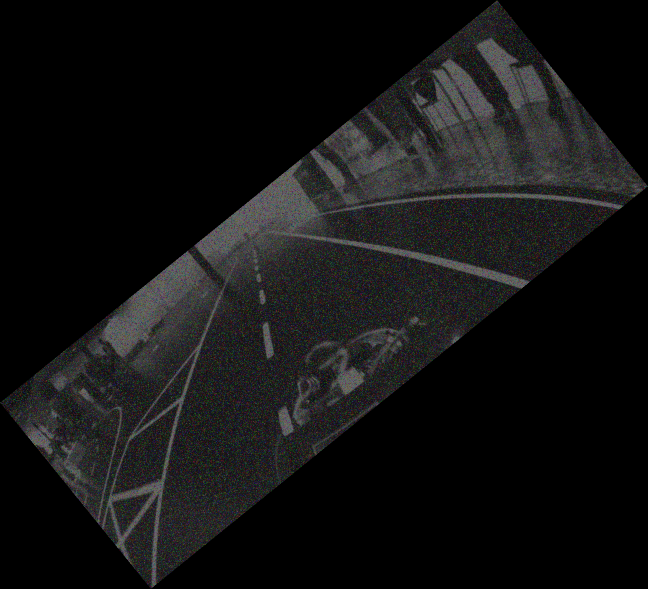
#> input picture ledu1011.png, 1296 x 1178 px (shown at 1/2 size)
$ python studienleistung.py
#> lines starting #> are read from the running program, lines starting #| are printed output that depends on the picture; after the words box and inside, x2 and y2 are one past the last pixel; in counts of white or black regions, pixels touching at a corner belong together
import cv2
import numpy as np

# function to display the coordinates of
# of the points clicked on the image
def click_event(event, x, y, flags, params):

    # checking for left mouse clicks
    if event == cv2.EVENT_LBUTTONDOWN:

        # displaying the coordinates
        # on the Shell
        print(x, ' ', y)

        # displaying the coordinates
        # on the image window
        font = cv2.FONT_HERSHEY_SIMPLEX
        cv2.putText(img, str(x) + ',' +
                    str(y), (x,y), font,
                    1, (255, 0, 0), 2)
        cv2.imshow('image', img)

    # checking for right mouse clicks
    if event==cv2.EVENT_RBUTTONDOWN:

        # displaying the coordinates
        # on the Shell
        print(x, ' ', y)

        # displaying the coordinates
        # on the image window
        font = cv2.FONT_HERSHEY_SIMPLEX
        b = img[y, x, 0]
        g = img[y, x, 1]
        r = img[y, x, 2]
        cv2.putText(img, str(b) + ',' +
                    str(g) + ',' + str(r),
                    (x,y), font, 1,
                    (255, 255, 0), 2)
        cv2.imshow('image', img)

if __name__=="__main__":
    img = cv2.imread("ledu1011.png")
#> img is the input picture: shape (1178, 1296, 3); mean B, G, R 18.9, 18.9, 18.9
    img = cv2.resize(img, (0,0), fx=0.9, fy=0.9) #resize, damit zum Bildschirm passt
#> img: shape (1060, 1166, 3)
    cv2.imshow("Original", img)

    height, width, channels = img.shape
#> height = 1060; width = 1166; channels = 3
    print (height, width, channels) #1178 1296 3
#| 1060 1166 3

    #affine Transformation für Rotation um den Winkel alpha
    center = (width // 2, height // 2)  # Center of the image
#> center = (583, 530)
    angle = -39
    #alpha = np.radians(angle) # Winkel in Radianten umrechnen
    rotation_matrix = cv2.getRotationMatrix2D(center, angle, 1.0)
    imRotation = cv2.warpAffine(img, rotation_matrix, (width, height))
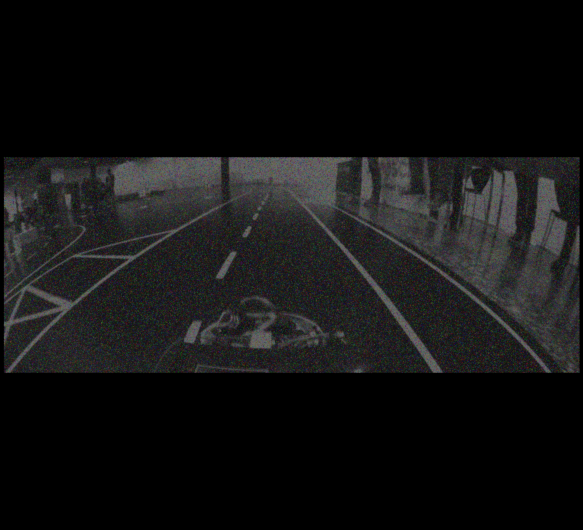
#> imRotation: shape (1060, 1166, 3) (shown at 1/2 size); mean B, G, R 18.9, 18.8, 18.9

    #Zuschneiden eines Bereichs von (x1, y1) nach (x2, y2)
    x1, y1 = 11, 317  # obere linke Ecke des Zuschneidens
    x2, y2 = 1156, 747  # untere rechte Ecke des Zuschneidens

    # Zuschneiden des Bildes
    imRotation = imRotation[y1:y2, x1:x2]
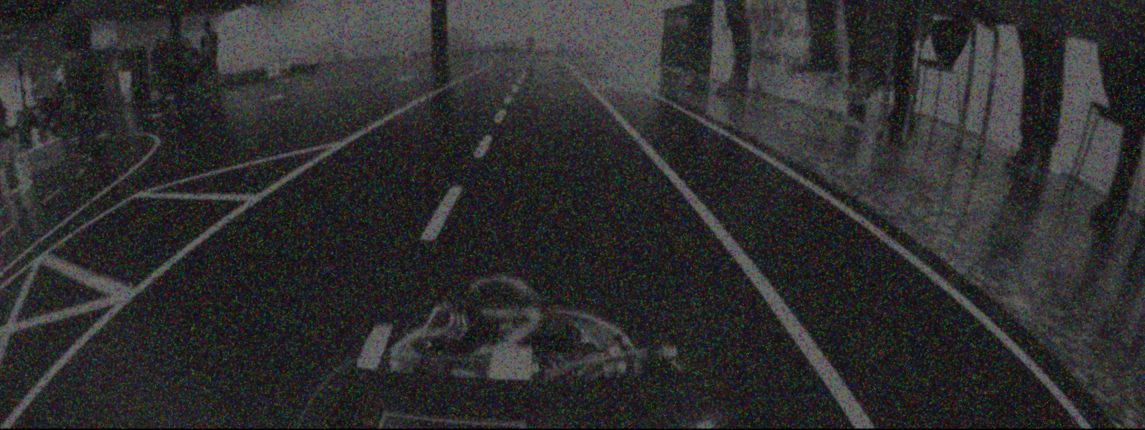
#> imRotation: shape (430, 1145, 3); mean B, G, R 46.7, 46.7, 46.7

    cv2.imwrite("1_Image_affine_Transform.png", imRotation)
    cv2.imshow("1_Image_affine_Transform.png", imRotation)

    # setting mouse handler for the image
    # and calling the click_event() function
    #cv2.setMouseCallback('1_Image_affine_Transform.png', click_event)

    # neue Bilddimensionen (Höhe und Breite)
    (height, width) = imRotation.shape[:2]
#> height = 430; width = 1145
    print (height, width) #430 1145
#| 430 1145

    # Bestimmen der vier Eckpunkte im Originalbild (die Eckpunkte eines Vierecks auf der Straße)
    src_points = np.float32([
        [379, 122],    # oben links
        [11, 420],   # unten links
        [625, 124],   # oben rechts
        [867, 425]  # unten rechts
    ])

    # Bestimmen der vier Zielpunkte im transformierten Bild (Vogelperspektive)
    dst_points = np.float32([
        [350, 30],     # oben links
        [350, height],     # unten links
        [width-350, 30],   # oben rechts
        [width-350, height]   # unten rechts
    ])

    # Berechnung der Projektionsmatrix
    M = cv2.getPerspectiveTransform(src_points, dst_points)

    # Bestimmen der Größe des Ausgabebildes
    output_size = (width, height)
#> output_size = (1145, 430)

    # Anwenden der Perspektivtransformation
    im_Vogelperspektive = cv2.warpPerspective(imRotation, M, output_size)

    # Speichern des transformierten Bildes
    cv2.imwrite('2_Image_Projektive_Transformation.png', im_Vogelperspektive)
    cv2.imshow('2_Image_Projektive_Transformation.png', im_Vogelperspektive)

    #Umwandlung in Graustufenbild
    gray_image = cv2.cvtColor(im_Vogelperspektive, cv2.COLOR_BGR2GRAY)

    #Glättung mit einem Gauß-Filter
    smooth_image = cv2.GaussianBlur(gray_image, (5, 5), 35)

    #das Bild auch mit einem Schwellenwert versehen, um es zu binärisieren und alle Pixel in Schwarz oder Weiß zu trennen
    ret2,th2 = cv2.threshold(smooth_image,0,255,cv2.THRESH_BINARY+cv2.THRESH_OTSU)
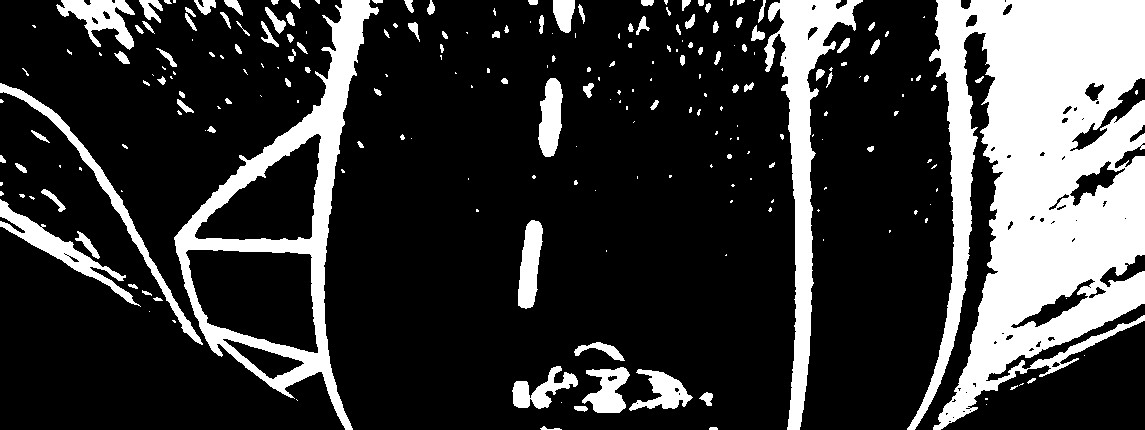
#> th2: shape (430, 1145); 22.1% white; 233 white regions (125 under 20 px), largest, box (x1, y1, x2, y2) and area: (907, 0, 1145, 430) 61108, (174, 0, 379, 430) 15998, (764, 0, 863, 430) 10510
#> ret2 = 48

    kernel = np.ones((3, 3), np.uint8)
    erosion = cv2.erode(th2, kernel, iterations=2)
#> erosion: shape (430, 1145); 15.7% white; 91 white regions (62 under 20 px), largest, box (x1, y1, x2, y2) and area: (910, 0, 1145, 430) 50998, (177, 0, 376, 430) 10395, (770, 0, 859, 430) 7612

    #Glättung mit einem Gauß-Filter
    smooth_image = cv2.GaussianBlur(erosion, (5, 5), 5)
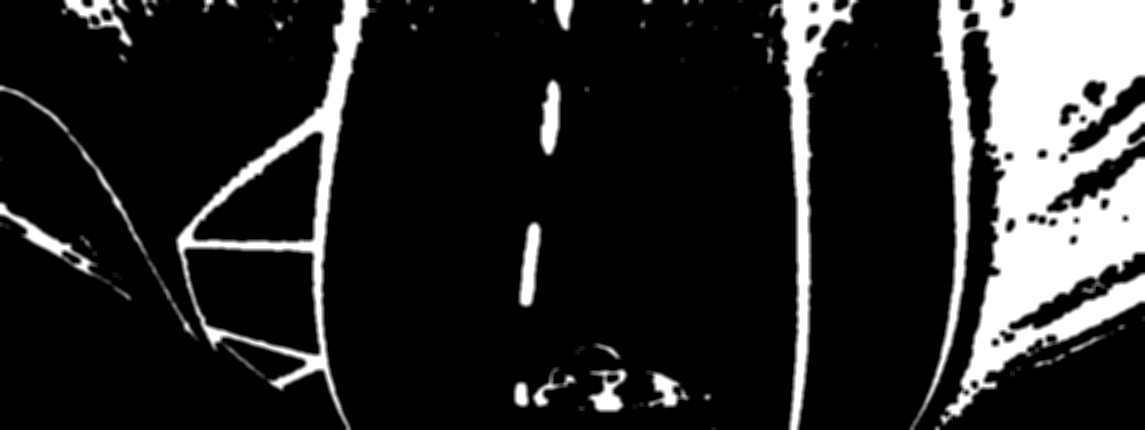
#> smooth_image: shape (430, 1145); min 0, max 255, mean 39.9

    dilation = cv2.dilate(smooth_image, kernel, iterations=4)
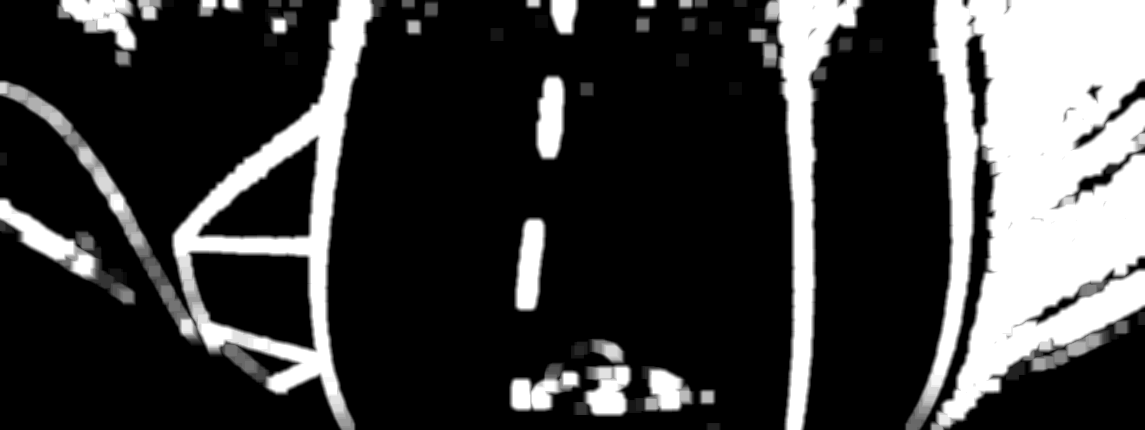
#> dilation: shape (430, 1145); min 0, max 255, mean 60.6
    #opening = cv2.morphologyEx(th2, cv2.MORPH_OPEN, kernel)

    cv2.imwrite('3_Image_Smoothing.png', dilation)
    cv2.imshow('3_Image_Smoothing.png', dilation)

    # Kantendetektion mit Canny-Edge-Algorithmus
    edges = cv2.Canny(dilation, threshold1=50, threshold2=150)
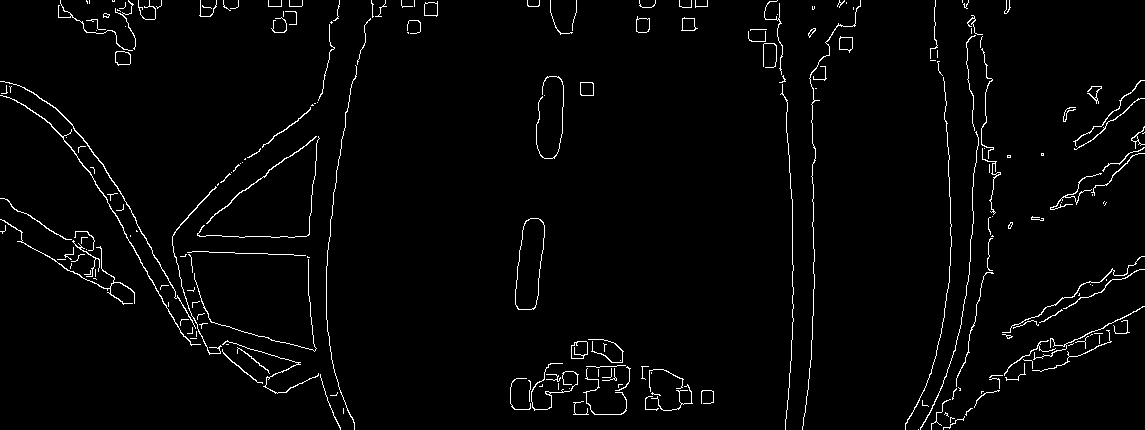
#> edges: shape (430, 1145); 2.3% white in thin lines or dots

    cv2.imwrite('4_Image_Canny_Edge.png', edges)
    cv2.imshow('4_Image_Canny_Edge.png', edges)

    # Probabilistic Hough Line Transformation
    lines = cv2.HoughLinesP(edges, 1, np.pi / 180, threshold=30, minLineLength=30, maxLineGap=20)
#> lines = 191 rows, first 6: [134, 249, 305, 255], [124, 233, 183, 336], [117, 186, 210, 353], [813, 315, 813, 144], [965, 298, 973, 222], [779, 13, 792, 213]

    # Zeichnen der Linien auf dem Originalbild
    output_image = im_Vogelperspektive.copy()

    # Zeichnen der Linien auf dem Bild
    if lines is not None:
        for line in lines:
            x1, y1, x2, y2 = line[0]
            cv2.line(im_Vogelperspektive, (x1, y1), (x2, y2), (0, 0, 255), 2)
#> this loop made 191 passes
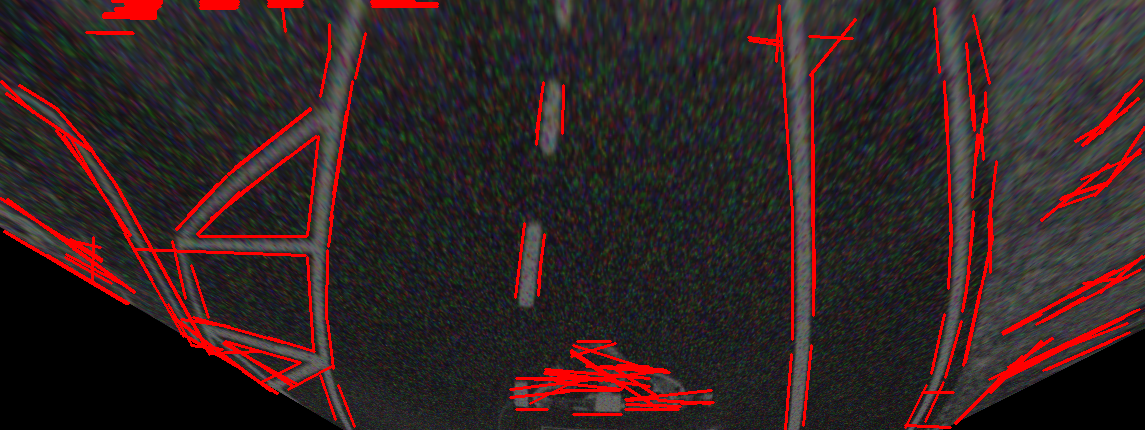
#> im_Vogelperspektive: shape (430, 1145, 3); mean B, G, R 36.1, 36, 51.8

    cv2.imwrite('5_Hough_Line_Transformation.png', im_Vogelperspektive)
    cv2.imshow('5_Hough_Line_Transformation.png', im_Vogelperspektive)


    cv2.waitKey(0) #wait untill press key
    cv2.destroyAllWindows()
